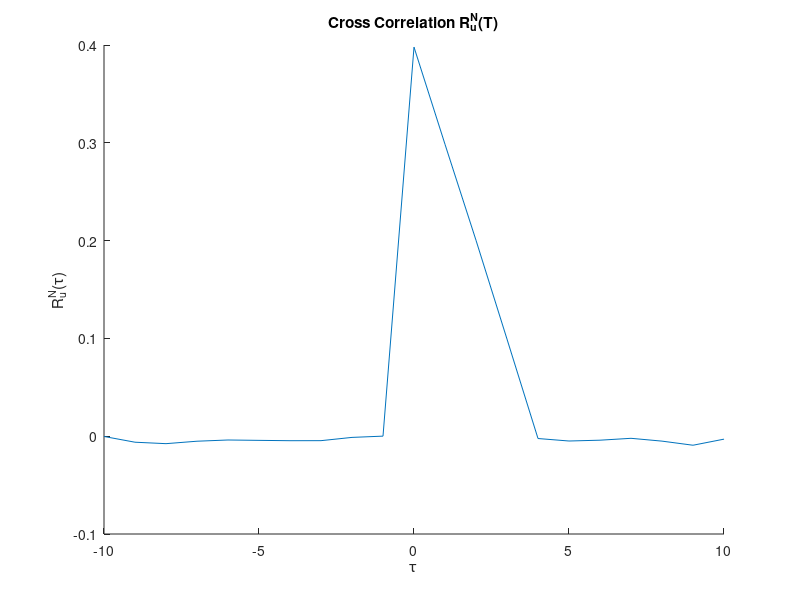
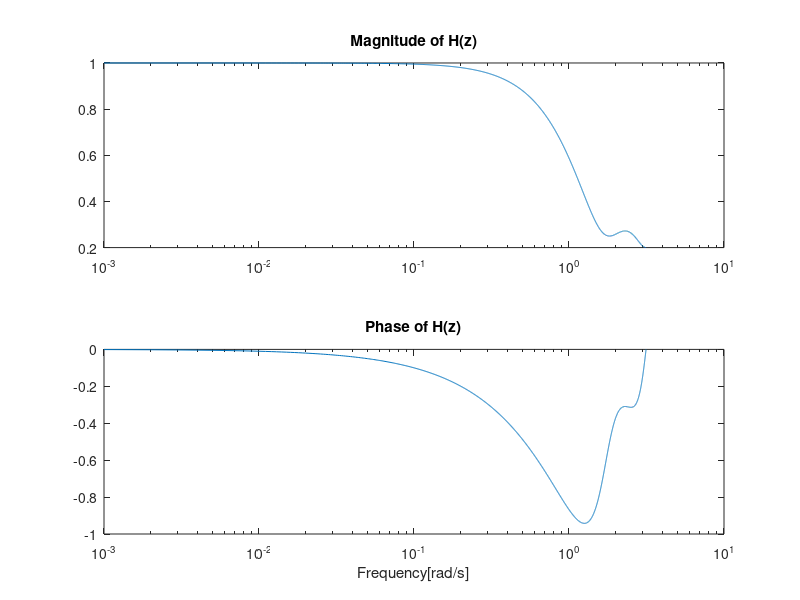
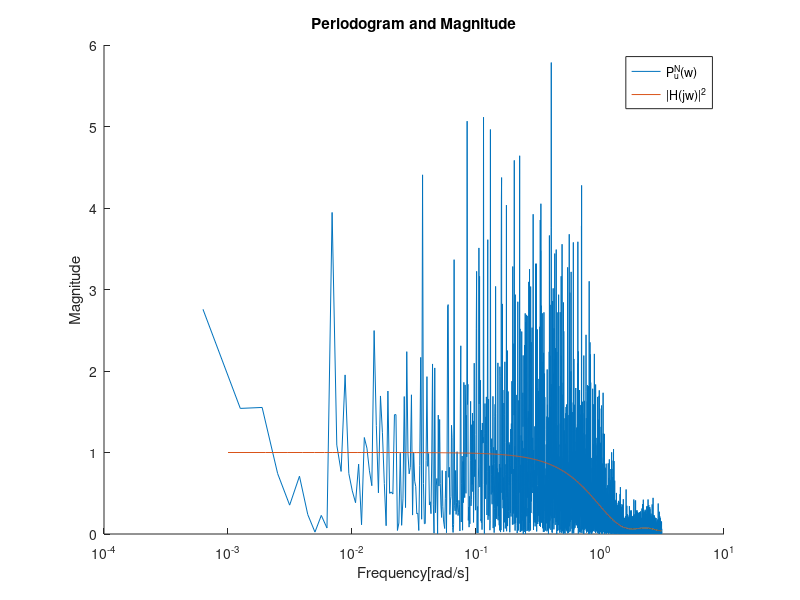

These charts were generated, in order, by the following MATLAB code:
d = randn(1,10000);
N = 10000;
u(1) = 4/10*d(1);
u(2) = 4/10*d(2)+3/10*d(1);
u(3) = 4/10*d(3)+3/10*d(2)+2/10*d(1);
for i = 4:length(d)
    u(i) = 4/10*d(i)+3/10*d(i-1)+2/10*d(i-2)+1/10*d(i-3);
end

tn = 10;
Rud = xcorr(u,d,tn,'biased');

figure(1); hold on; title('Cross Correlation R_u^N(T)');
plot([-tn:tn],Rud);
xlabel('\tau'); ylabel('R_u^N(\tau)');

UN = fft(u);

PUN = 1/N*UN.*conj(UN);

w = [0:.001:pi];
H = 4/10 + 3/10*exp(-1*1i*w) + 2/10*exp(-2*1i*w) + 1/10*exp(-3*1i*w);

figure(2);
subplot(2,1,1);
semilogx(w,abs(H)); title('Magnitude of H(z)'); 
subplot(2,1,2);
semilogx(w,angle(H)); title('Phase of H(z)'); xlabel('Frequency[rad/s]');

figure(3);hold on; title('Periodogram and Magnitude');
semilogx([1:N/2]*4*pi/(2*N+1),abs(PUN(1:end/2)));
semilogx(w,abs(H).^2); legend('P_u^N(w)','|H(jw)|^2');
xlabel('Frequency[rad/s]'); ylabel('Magnitude');





